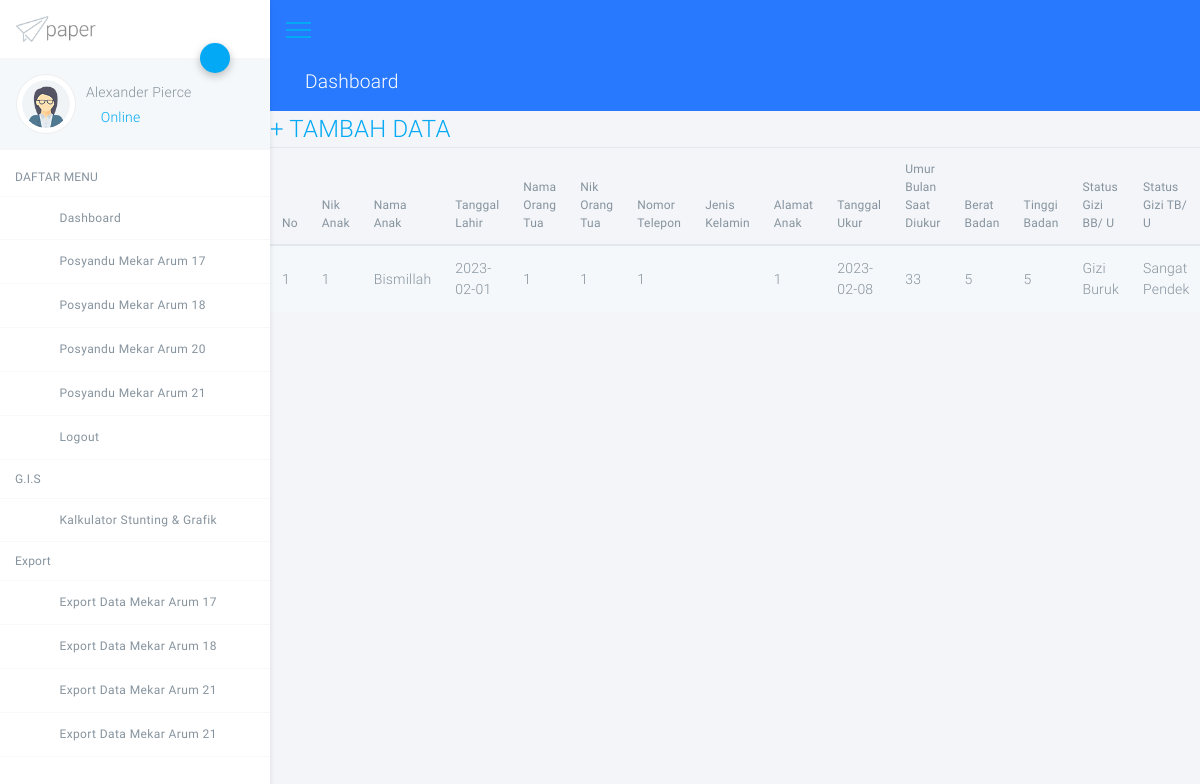
Screenshot of /crudfinal/404/mekar18/formlaki.php?pesan=update (signed in) with the database file from the repository.
### tables this page shows
CREATE TABLE `mekar18` (
  `id` int(100) NOT NULL,
  `Nik` varchar(100) DEFAULT NULL,
  `NamaAnak` varchar(100) DEFAULT NULL,
  `TanggalLahir` date DEFAULT NULL,
  `NamaOrangTua` varchar(100) DEFAULT NULL,
  `NikOrangTua` varchar(100) DEFAULT NULL,
  `NomorTelepon` varchar(100) DEFAULT NULL,
  `Alamat` varchar(100) DEFAULT NULL,
  `TanggalUkur` date DEFAULT NULL,
  `UmurBulan` double DEFAULT NULL,
  `BeratBadan` double DEFAULT NULL,
  `TinggiBadan` double DEFAULT NULL,
  `jeniskelamin` varchar(100) DEFAULT NULL,
  `zsbbu` varchar(100) DEFAULT NULL,
  `StatusGiziBB` varchar(100) DEFAULT NULL,
  `zstbu` varchar(100) DEFAULT NULL,
  `StatusGiziTB` varchar(100) DEFAULT NULL,
  `zsimt` varchar(100) DEFAULT NULL,
  `StatusGiziIMT` varchar(100) DEFAULT NULL
);

### crudfinal/404/mekar18/formlaki.php (the view, shortened to what this page needs)
<!DOCTYPE html>
<html lang="zxx">
<head>
    <link rel="stylesheet" href="../assets/css/app.css">
</head>
<body class="light">
<div id="app">
<aside class="main-sidebar fixed offcanvas shadow">
    <section class="sidebar">
        <div class="w-80px mt-3 mb-3 ml-3">
            <img src="../assets/img/basic/logo.png" alt="">
        </div>
        <div class="relative">
            <a data-toggle="collapse" href="#userSettingsCollapse" role="button" aria-expanded="false"
               aria-controls="userSettingsCollapse" class="btn-fab btn-fab-sm fab-right fab-top btn-primary shadow1 ">
                <i class="icon icon-cogs"></i>
            </a>
            <div class="user-panel p-3 light mb-2">
                <div>
                    <div class="float-left image">
                        <img class="user_avatar" src="../assets/img/dummy/u2.png" alt="User Image">
                    </div>
                    <div class="float-left info">
                        <h6 class="font-weight-light mt-2 mb-1">Alexander Pierce</h6>
                        <a href="#"><i class="icon-circle text-primary blink"></i> Online</a>
                    </div>
                </div>
                <div class="clearfix"></div>
            </div>
        </div>
        <ul class="sidebar-menu">
            <li class="header"><strong>DAFTAR MENU</strong></li>
            <li><a href="../index.php"><i class="icon icon-sailing-boat-water yellow-text s-18"></i>Dashboard</a>
            </li>
            <li><a href="../mekar17/formlaki.php"><i class="icon icon-wpforms green-text s-18"></i>Posyandu Mekar Arum 17</a>
            </li>
            <li><a href="formlaki.php"><i class="icon icon-wpforms blue-text s-18"></i>Posyandu Mekar Arum 18</a>
            </li>
            <li><a href="../mekar20/formlaki.php"><i class="icon icon-wpforms green-text s-18"></i>Posyandu Mekar Arum 20</a>
            </li>
            <li><a href="../mekar21/formlaki.php"><i class="icon icon-wpforms blue-text s-18"></i>Posyandu Mekar Arum 21</a>
            </li>
            <li><a href="../logout.php"><i class="icon icon-power-off red-text s-18 " ></i>Logout</a>
            </li>
            <li class="header"><strong>G.I.S</strong></li>
            <li><a href="https://www.youtube.com/" target=”_blank”><i class="icon icon-bar-chart2 orange-text s-18"></i>Kalkulator Stunting & Grafik</a>
            </li>
            <li class="header"><strong>Export</strong></li>
            <li><a href="../mekar17/exportpage.php" target=”_blank”><i class="icon icon-file-excel-o green-text s-18"></i>Export Data Mekar Arum 17</a>
            </li>
            <li><a href="exportpage.php" target=”_blank”><i class="icon icon-file-excel-o blue-text s-18"></i>Export Data Mekar Arum 18</a>
            <li><a href="../mekar20/exportpage.php" target=”_blank”><i class="icon icon-file-excel-o green-text s-18"></i>Export Data Mekar Arum 21</a>
            </li>
            <li><a href="../mekar21/exportpagecewe.php" target=”_blank”><i class="icon icon-file-excel-o blue-text s-18"></i>Export Data Mekar Arum 21</a>
        </ul>
    </section>
</aside>
<div class="has-sidebar-left">
    <div class="sticky">
        <div class="navbar navbar-expand navbar-dark d-flex justify-content-between bd-navbar blue accent-3">
            <div class="relative">
                <a href="#" data-toggle="offcanvas" class="paper-nav-toggle pp-nav-toggle">
                    <i></i>
                </a>
            </div>
        </div>
    </div>
</div>
<div class="page has-sidebar-left height-full">
    <header class="blue accent-3 relative nav-sticky">
        <div class="container-fluid text-white">
            <div class="row p-t-b-10 ">
                <div class="col">
                    <h4>
                        <i class="icon-box"></i>
                        Dashboard
                    </h4>
                </div>
            </div>
        </div>
    </header>
            <a href="tambah.php" style="font-size:x-large">+ TAMBAH DATA</a>
	<div class="table-responsive">
	<table class="table table-striped table-hover r-0 data-tables">
		<thead>
		<tr >
		<th>No</th>
        <th>Nik Anak</th>
		<th>Nama Anak</th>
        <th>Tanggal Lahir</th>
        <th>Nama Orang Tua</th>
        <th>Nik Orang Tua</th>
        <th>Nomor Telepon</th>
        <th>Jenis Kelamin</th>
        <th>Alamat Anak</th>
        <th>Tanggal Ukur</th>
        <th>Umur Bulan Saat Diukur</th>
        <th>Berat Badan</th>
        <th>Tinggi Badan</th>
        <th>Status Gizi BB/ U</th>
        <th>Status Gizi TB/ U</th>
		</tr>
		</thead>
		<tbody>
		<?php
		include 'koneksi.php';
		$no = 1;
		$data = mysqli_query($koneksi,"select * from mekar18");
		while($d = mysqli_fetch_array($data)){
			?>
			<tr>
            <td><?php echo $no++; ?></td>
			    <td><?php echo $d['Nik'];            ?></td>
				<td><?php echo $d['NamaAnak'];       ?></td>
				<td><?php echo $d['TanggalLahir'];   ?></td>
                <td><?php echo $d['NamaOrangTua'];   ?></td>
                <td><?php echo $d['NikOrangTua'];    ?></td>
                <td><?php echo $d['NomorTelepon'];   ?></td>
                <td><?php echo $d['Posyandu'];       ?></td>
                <td><?php echo $d['Alamat'];         ?></td>
				<td><?php echo $d['TanggalUkur'];    ?></td>
				<td><?php echo $d['UmurBulan'];     ?></td>
                <td><?php echo $d['BeratBadan'];    ?></td>
                <td><?php echo $d['TinggiBadan'];  ?></td>
                <td><?php echo $d['StatusGiziBB'];   ?></td>
                <td><?php echo $d['StatusGiziTB'];   ?></td>
			</tr>
			<?php
		}
		?>
		</tbody>
	</table>
	</div>
</div>
</body>
</html>

### rows the page displays
mekar18: Nik "1", NamaAnak "Bismillah", TanggalLahir "2023-02-01", NamaOrangTua "1", NikOrangTua "1", NomorTelepon "1", Alamat "1", TanggalUkur "2023-02-08", UmurBulan "33", BeratBadan "5", TinggiBadan "5", StatusGiziBB "Gizi Buruk", StatusGiziTB "Sangat Pendek"
